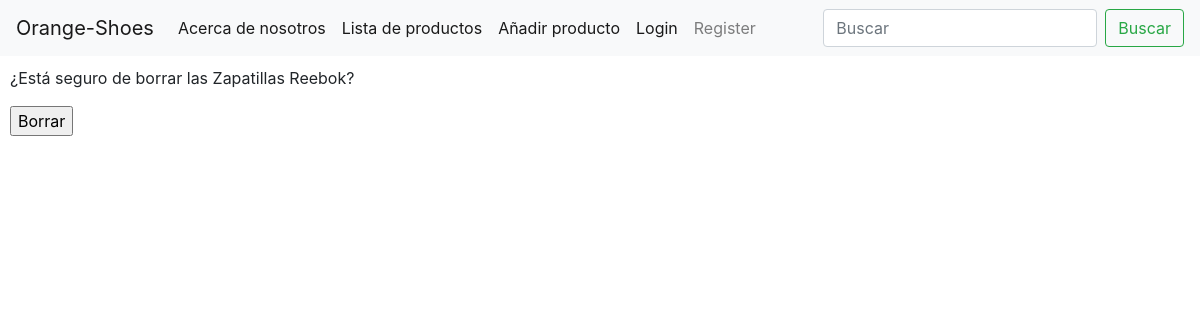
The app's page /products/borrar/7/, older data.
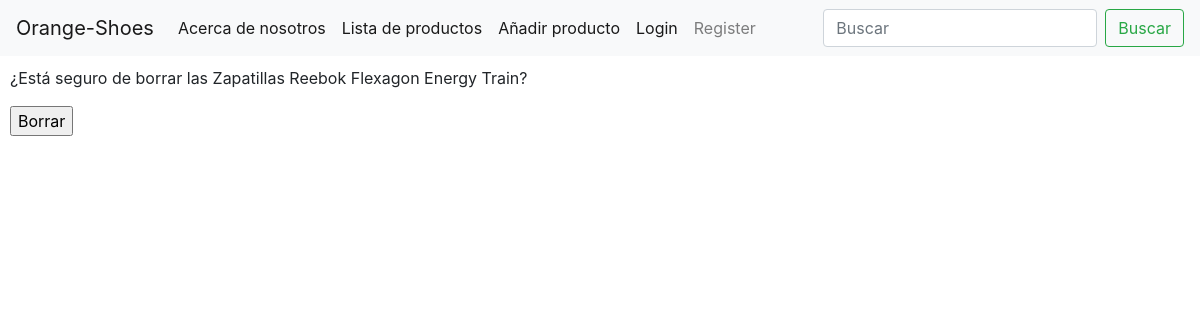
The same page, newer data.
### products/models.py (models this page shows, shortened)
class Products(models.Model):
    name= models.CharField(max_length=40)
    price= models.FloatField()
    description= models.CharField(max_length=200, null=True, blank=True)
    is_active=models.BooleanField(default=True)
    creation_date=models.DateField(auto_now_add=True,null=True,blank=True)
    stock=models.IntegerField()
    image=models.ImageField(upload_to="products/",null=True,blank=True)
    class Meta:
        verbose_name= "Product"
        verbose_name_plural= "Products"

### products/views.py (the view)
# urls.py: path("borrar/<int:id>/",borrar_producto,name="borrar_producto" ),
def borrar_producto(request, id):
    if request.method == 'GET':
        product = Products.objects.get(id=id)
        context = {'product':product}
        return render(request, 'borrar.html', context=context)
    elif request.method == 'POST':
        product = Products.objects.get(id=id)
        product.delete()
        return redirect(list_products)

### templates/borrar.html (shortened to what this page needs)
{% extends 'base.html' %}
{% block contenido_que_cambia %}
<div style="margin: 10px;">
<p >¿Está seguro de borrar las {{product.name}}?</p>
<form action="" method="POST">
    <input type="submit" value="Borrar">
</form>
</div>
{% endblock %}

Row changes from the older to the newer data that the page shows:
changed Products: name "Zapatillas Reebok" → "Zapatillas Reebok Flexagon Energy Train"
